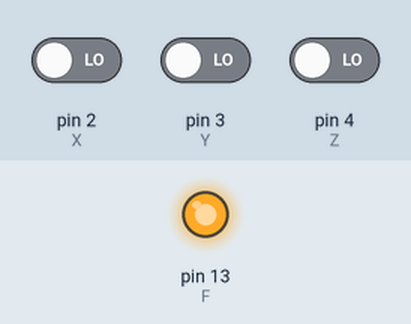
Recording of a sketch running on a simulated Arduino Uno, built with avr-gcc and run on an emulated ATmega328P. On the bench: output pins drawn as LEDs (lit = HIGH). Inputs (shaded band) come from the test bench; at power-on: pin 2 (X) LOW, pin 3 (Y) LOW, pin 4 (Z) LOW.

Above: at 1.2 s.
1.3 s: pin 2 (X) driven HIGH
At 2.2 s:
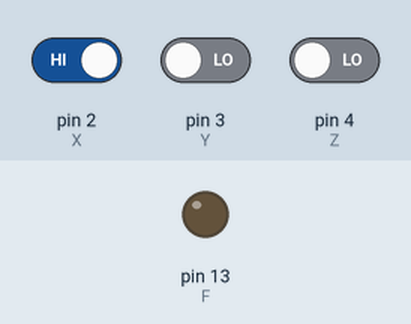
2.8 s: pin 2 (X) driven LOW
At 3.5 s:
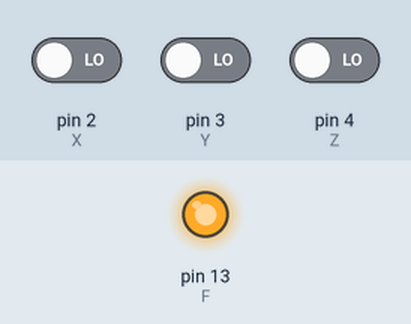
4.3 s: pin 3 (Y) driven HIGH
At 4.8 s:
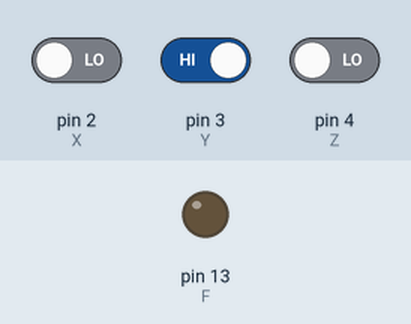
Timing chart, 0 to 7.3 s (numbered marks = the images above; inputs shaded):
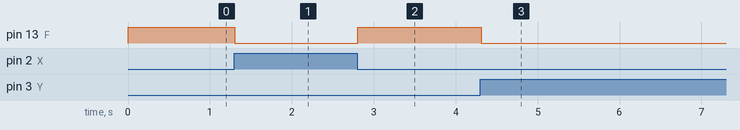

Measured:
- after the input at 1.3 s, pin 13 (F): HIGH → LOW at once
- after the input at 2.8 s, pin 13 (F): LOW → HIGH at once
- after the input at 4.3 s, pin 13 (F): HIGH → LOW at once

The sketch:

gate_q1.ino
```cpp
// Pin definitions
const int X = 2;   // Input
const int Y = 3;   // Input
const int Z = 4;   // Input
const int F = 13;  // Output (built-in LED on most Arduinos)

void setup() {
  pinMode(X, INPUT);
  pinMode(Y, INPUT);
  pinMode(Z, INPUT);
  pinMode(F, OUTPUT);
}

void loop() {
  int x_val = digitalRead(X);
  int y_val = digitalRead(Y);
  int z_val = digitalRead(Z);

  // Logic: F = (!X && !Y) || (Y && Z)
  bool not_x_and_not_y = (!x_val) && (!y_val);
  bool y_and_z = y_val && z_val;
  bool f_val = not_x_and_not_y || y_and_z;

  digitalWrite(F, f_val);
  delay(10);
}
```
